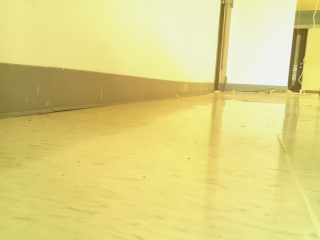
#> input picture gate2.jpg, 320 x 240 px, given in place of the camera
$ python follower_car.py   (older library calls are emulated)
#> lines starting #> are read from the running program, lines starting #| are printed output that depends on the picture; after the words box and inside, x2 and y2 are one past the last pixel; in counts of white or black regions, pixels touching at a corner belong together
#!/usr/bin/python
#+-+-+-+-+-+-+-+-+-+-+-+-+-+-+-+-+-+-+
# |R|a|s|p|b|e|r|r|y|P|i|.|c|o|m|.|t|w|
#+-+-+-+-+-+-+-+-+-+-+-+-+-+-+-+-+-+-+
# Copyright (c) 2016, raspberrypi.com.tw
# All rights reserved.
# Use of this source code is governed by a BSD-style license that can be
# found in the LICENSE file.
#
# follower_car.py
# Find the color and move to the target (this example is for green color)
#
# Author : sosorry
# Date   : 09/03/2016
# Usage  : python follower_car.py

import cv2
import pwm_motor as motor
#import dc_motor as motor

Color_Lower = (26, 120, 60)
Color_Upper = (36, 255, 255)
Frame_Width  = 320
Frame_Height = 240

camera = cv2.VideoCapture(0)
camera.set(cv2.CAP_PROP_FRAME_WIDTH,  Frame_Width)
camera.set(cv2.CAP_PROP_FRAME_HEIGHT, Frame_Height)

try:
    while True:
        (_, frame) = camera.read()
#> frame is the input picture: shape (240, 320, 3); mean B, G, R 129.8, 211.8, 222.8

        # Do gaussian blur if needed
        frame = cv2.GaussianBlur(frame, (11, 11), 0)
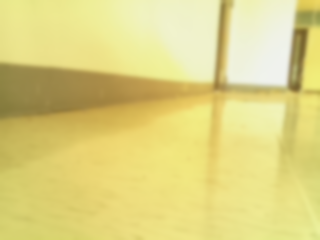
#> frame: shape (240, 320, 3); mean B, G, R 129.8, 211.8, 222.8

        # Convert to HSV color space
        hsv = cv2.cvtColor(frame, cv2.COLOR_BGR2HSV)
#> hsv: shape (240, 320, 3); mean H, S, V 27.2, 108.6, 223.1

        # Convert to binary with given color
        mask = cv2.inRange(hsv, Color_Lower, Color_Upper)
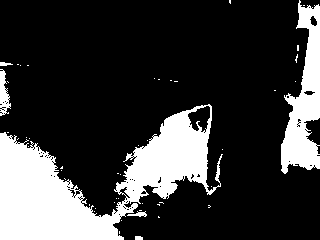
#> mask: shape (240, 320); 22.5% white; 48 white regions (42 under 20 px)

        # Do erode if needed
        #mask = cv2.erode(mask, None, iterations=2)

        # Do dilate if needed
        #mask = cv2.dilate(mask, None, iterations=2)

        # Find the contours
        (_, contours, _) = cv2.findContours(mask, cv2.RETR_EXTERNAL, cv2.CHAIN_APPROX_SIMPLE)
#> contours = 48 contours, 43 with area under 20; largest, box (x1, y1, x2, y2) and area: (0, 104, 223, 240) 13084, (281, 0, 320, 174) 3468, (0, 69, 11, 116) 256, (127, 211, 147, 217) 40, (0, 62, 13, 66) 22
        #(contours, _) = cv2.findContours(mask, cv2.RETR_TREE, cv2.CHAIN_APPROX_SIMPLE)

        # Define mass center
        center = None


        if len(contours) > 0:

            # Find the max length of contours
            c = max(contours, key=cv2.contourArea)
#> c = contour of 640 points, box (x1, y1, x2, y2) (0, 104, 223, 240), area 13084

            # Find the x, y, radius of given contours
            ((x, y), radius) = cv2.minEnclosingCircle(c)
#> x = 105.5; y = 172.5; radius = 124.7

            # Find the moments
            M = cv2.moments(c)
#> M = moments, m00 13084.5, centre m10/m00, m01/m00 = (96.03, 182)


            try:
                # mass center
                center = (int(M["m10"] / M["m00"]), int(M["m01"] / M["m00"]))
#> center = (96, 181)

                # process every frame
                cv2.circle(frame, (int(x), int(y)), int(radius),(0, 255, 255), 2)
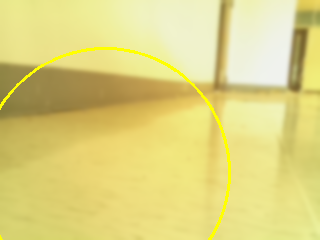
#> frame: shape (240, 320, 3); 1.51% of pixels changed, all inside (x1, y1, x2, y2) = (0, 47, 231, 240)
                cv2.circle(frame, center, 5, (0, 0, 255), -1)
#> frame: shape (240, 320, 3); 0.11% of pixels changed, all inside (x1, y1, x2, y2) = (91, 176, 102, 187)

                # Forward and backward rule
                if radius < 90:
                    motor.forward()
                elif radius > 100:
                   motor.backward()
#> (this line was passed over: pwm_motor is not available in this run)
                else:
                   motor.stop()

                # turn right and turn left rule
                if center[0] > Frame_Width/2 + 10:
                    motor.turnRight()
                elif center[0] < Frame_Width/2 - 10:
                    motor.turnLeft()
#> (this line was passed over: pwm_motor is not available in this run)
                else:
                    motor.stop()

            # if not find mass center
            except:
                pass


        # [7 lines of commented-out code are left out]

finally:
#> (the run stopped early here; a loop or call above may not have finished)
